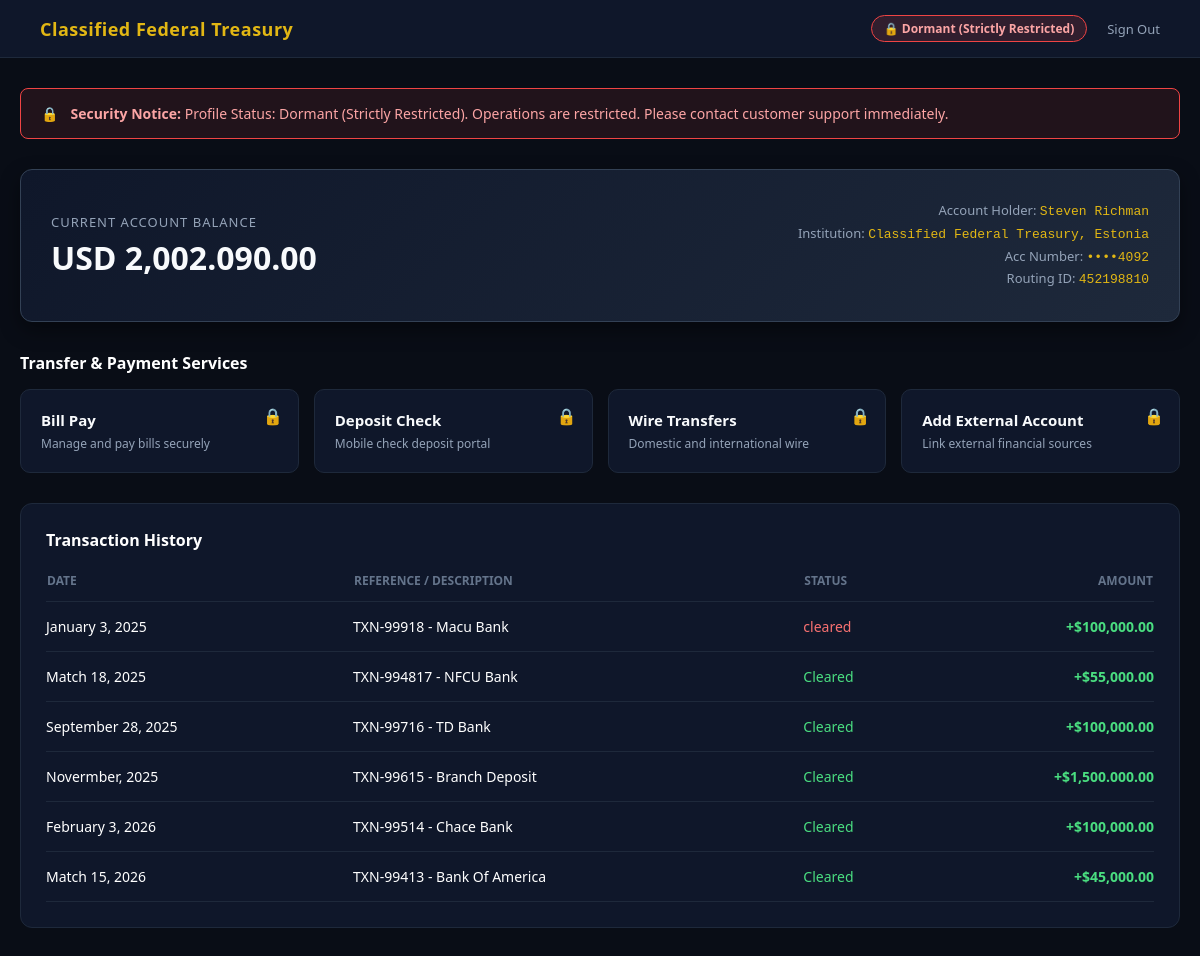
Before: /dashboard/ (signed in) with the older database file.
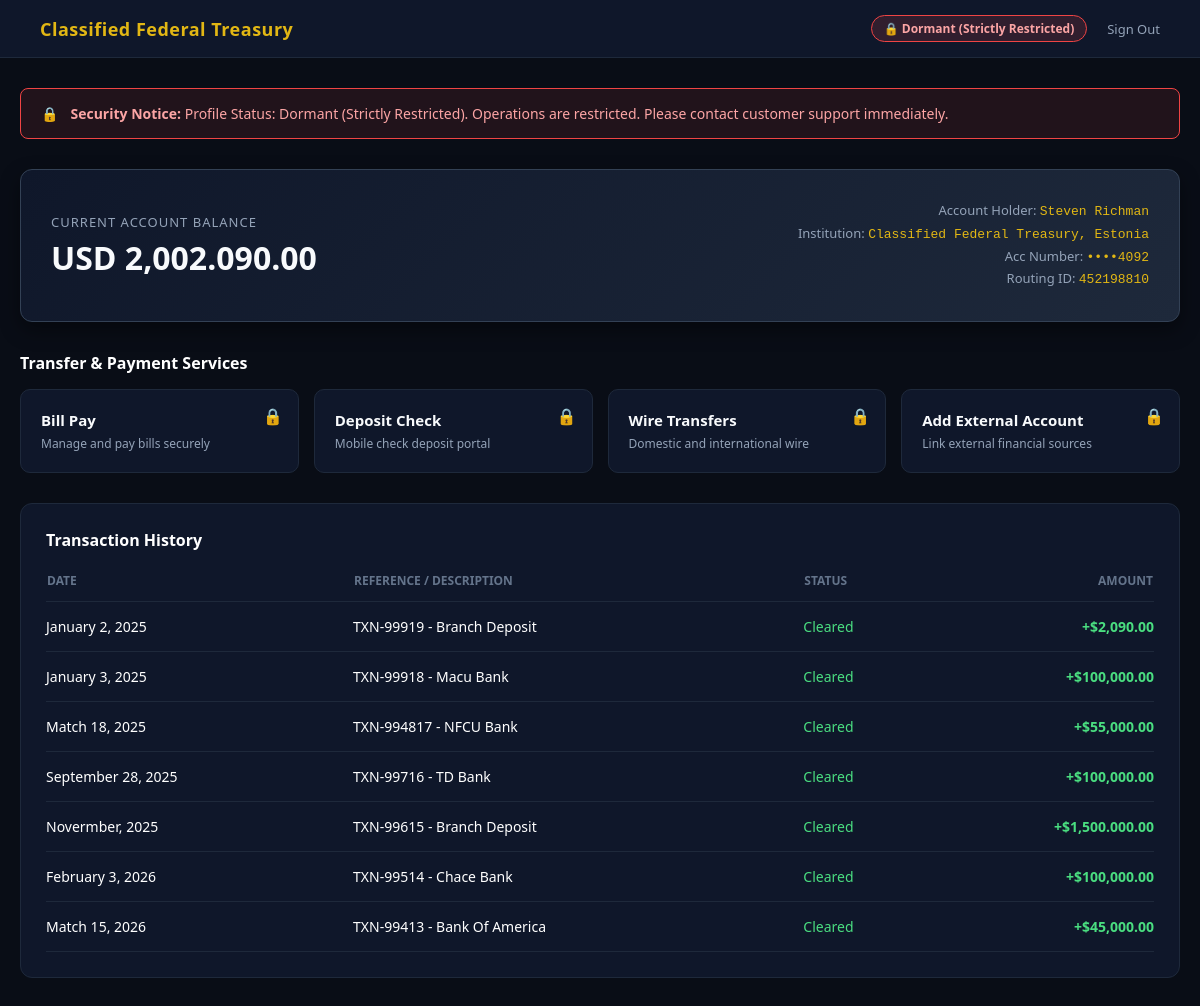
After: the same page with the newer database file.
### main/models.py (models this page shows, shortened)
class UserProfile(models.Model):
  user = models.OneToOneField(User, on_delete=models.CASCADE)
  account_number = models.CharField(max_length=50)
  routing_id = models.CharField(max_length=50)
  balance = models.CharField(max_length=50)
  account_type = models.CharField(max_length=50)
  is_locked = models.BooleanField(default=True)

class Transaction(models.Model):
  user_profile = models.ForeignKey(UserProfile, on_delete=models.CASCADE)
  date = models.CharField(max_length=50)
  ref = models.CharField(max_length=50)
  company = models.CharField(max_length=255)
  amount = models.CharField(max_length=50)
  status = models.CharField(max_length=50)

### main/views.py (the view)
# urls.py: path('dashboard/', views.dashboard_view, name='dashboard'),
def dashboard_view(request):
  if not request.session.get('logged_in') and not request.user.is_authenticated:
    return redirect('login')
  try:
    if request.user.is_authenticated:
      profile = UserProfile.objects.filter(user=request.user).first()
      if profile:
        user_transactions = Transaction.objects.filter(user_profile=profile).order_by('-id')
      else:
        user_transactions = Transaction.objects.filter(user=request.user).order_by('-id')
      masked_email = request.user.email if request.user.email else 'user@treasury-estonia.ee'
      username_lower = request.user.username.lower()
    else:
      profile = None
      user_transactions = []
      masked_email = 'user@treasury-estonia.ee'
      username_lower = ''
    account_number = profile.account_number if profile else '••••4092'
    routing_number = profile.routing_id if profile else '8810'
    balance = profile.balance if profile else '0.00'
    status = 'Dormant (Strictly Restricted)' if (profile and profile.is_locked) else 'Active Profile'
  except Exception:
    account_number = '••••4092'
    routing_number = '8810'
    balance = '0.00'
    status = 'Active Profile'
    user_transactions = []
    masked_email = 'user@treasury-estonia.ee'
    username_lower = ''
  owner_name = request.user.get_full_name() if (request.user.is_authenticated and request.user.get_full_name()) else request.user.username
  context = {
      'owner_name': owner_name,
      'balance': balance,
      'currency': 'USD',
      'status': status,
      'institution': 'Classified Federal Treasury, Estonia',
      'account_number': account_number,
      'routing_number': routing_number,
      'swift_code': 'XXXX',
      'masked_email': masked_email,
      'masked_phone': '••••••••4092',
      'transactions': user_transactions,
  }
  return render(request, 'main/dashboard.html', context)

### main/templates/main/dashboard.html (shortened to what this page needs)
<!DOCTYPE html>
<html lang="en">
<head>
</head>
<body>
    <nav>
        <div class="nav-brand">Classified Federal Treasury</div>
        <div class="nav-right">
            <div class="status-pill">🔒 {{ status }}</div>
            <a href="{% url 'logout' %}" class="logout-btn">Sign Out</a>
        </div>
    </nav>
    <div class="main-container">
        <div class="locked-banner">
            <span>🔒</span>
            <div><strong>Security Notice:</strong> Profile Status: {{ status }}. Operations are restricted. Please contact customer support immediately.</div>
        </div>
        <div class="account-overview">
            <div>
                <div class="balance-label">Current Account Balance</div>
                <div class="balance-amount">{{ currency }} {{ balance }}</div>
            </div>
            <div class="account-meta">
                <div>Account Holder: <span>{{ owner_name }}</span></div>
                <div>Institution: <span>{{ institution }}</span></div>
                <div>Acc Number: <span>••••{{ account_number }}</span></div>
                <div>Routing ID: <span>{{ routing_number }}</span></div>
            </div>
        </div>
        <div style="margin-bottom: 15px;">
            <h3 style="font-size: 16px; color: #fff; margin-bottom: 15px;">Transfer & Payment Services</h3>
            <div class="services-grid">
                <a href="{% url 'contact' %}" class="service-card">
                    <div class="service-lock">🔒</div>
                    <div class="service-title">Bill Pay</div>
                    <div class="service-desc">Manage and pay bills securely</div>
                </a>
                <a href="{% url 'contact' %}" class="service-card">
                    <div class="service-lock">🔒</div>
                    <div class="service-title">Deposit Check</div>
                    <div class="service-desc">Mobile check deposit portal</div>
                </a>
                <a href="{% url 'contact' %}" class="service-card">
                    <div class="service-lock">🔒</div>
                    <div class="service-title">Wire Transfers</div>
                    <div class="service-desc">Domestic and international wire</div>
                </a>
                <a href="{% url 'add_external_account' %}" class="service-card">
                    <div class="service-lock">🔒</div>
                    <div class="service-title">Add External Account</div>
                    <div class="service-desc">Link external financial sources</div>
                </a>
            </div>
        </div>
        <div class="transactions-card">
            <div class="transactions-header">
                <h3>Transaction History</h3>
            </div>
            <table>
                <thead>
                    <tr>
                        <th>Date</th>
                        <th>Reference / Description</th>
                        <th>Status</th>
                        <th style="text-align: right;">Amount</th>
                    </tr>
                </thead>
                <tbody>
                    {% for tx in transactions %}
                    <tr>
                        <td>{{ tx.date }}</td>
                        <td>{{ tx.ref }} - {{ tx.company }}</td>
                        <td style="color: {% if tx.status == 'Cleared' %}#4ade80{% else %}#f87171{% endif %};">{{ tx.status }}</td>
                        <td style="text-align: right;" class="{% if '+' in tx.amount %}amount-positive{% else %}amount-negative{% endif %}">{{ tx.amount }}</td>
                    </tr>
                    {% empty %}
                    <tr>
                        <td colspan="4" style="text-align: center; color: #64748b;">No transaction records found for this profile.</td>
                    </tr>
                    {% endfor %}
                </tbody>
            </table>
        </div>
    </div>
</body>
</html>

### main/templates/main/dashboard.html (style rules this page uses)
body { margin: 0; padding: 0; font-family: 'Segoe UI', Tahoma, Geneva, Verdana, sans-serif; background: #090d16; color: #ffffff; }
nav { background: #0f172a; border-bottom: 1px solid #1e293b; padding: 15px 40px; display: flex; justify-content: space-between; align-items: center; }
.nav-brand { color: #e2b714; font-weight: bold; font-size: 18px; letter-spacing: 0.5px; }
.nav-right { display: flex; align-items: center; gap: 20px; }
.status-pill { background: rgba(239, 68, 68, 0.15); border: 1px solid #ef4444; color: #fca5a5; padding: 4px 12px; border-radius: 20px; font-size: 12px; font-weight: 600; }
.logout-btn { color: #94a3b8; text-decoration: none; font-size: 13px; }
.main-container { max-width: 1200px; margin: 30px auto; padding: 0 20px; }
.account-overview { background: linear-gradient(135deg, #0f172a 0%, #1e293b 100%); border: 1px solid #334155; border-radius: 12px; padding: 30px; margin-bottom: 30px; display: flex; justify-content: space-between; align-items: center; box-shadow: 0 8px 20px rgba(0,0,0,0.4); flex-wrap: wrap; gap: 20px; }
.balance-label { color: #94a3b8; font-size: 13px; text-transform: uppercase; letter-spacing: 1px; margin-bottom: 5px; }
.balance-amount { font-size: 32px; font-weight: bold; color: #f8fafc; }
.account-meta { text-align: right; color: #94a3b8; font-size: 13px; line-height: 1.6; }
.account-meta span { color: #e2b714; font-family: monospace; }
.locked-banner { background: rgba(239, 68, 68, 0.1); border: 1px solid #ef4444; color: #fca5a5; padding: 15px 20px; border-radius: 8px; margin-bottom: 30px; display: flex; align-items: center; gap: 12px; font-size: 14px; font-weight: 500; }
.services-grid { display: grid; grid-template-columns: repeat(auto-fit, minmax(220px, 1fr)); gap: 15px; margin-bottom: 30px; }
.service-card { background: #0f172a; border: 1px solid #1e293b; border-radius: 10px; padding: 20px; text-decoration: none; color: inherit; display: block; position: relative; transition: 0.2s; }
.service-lock { position: absolute; top: 15px; right: 15px; font-size: 16px; }
.service-title { font-weight: 600; font-size: 15px; margin-bottom: 5px; color: #f8fafc; }
.service-desc { font-size: 12px; color: #94a3b8; }
.transactions-card { background: #0f172a; border: 1px solid #1e293b; border-radius: 12px; padding: 25px; }
.transactions-header { display: flex; justify-content: space-between; align-items: center; margin-bottom: 20px; }
.transactions-header h3 { margin: 0; font-size: 16px; color: #fff; }
table { width: 100%; border-collapse: collapse; }
th { text-align: left; color: #64748b; font-size: 12px; text-transform: uppercase; padding-bottom: 12px; border-bottom: 1px solid #1e293b; }
td { padding: 15px 0; font-size: 14px; border-bottom: 1px solid #1e293b; }
.amount-positive { color: #4ade80; font-weight: 600; }

Changed rows visible on the page:
added Transaction: date "January 2, 2025", ref "TXN-99919", company "Branch Deposit", status "Cleared", amount "+$2,090.00"
changed Transaction "January 3, 2025": status "cleared" → "Cleared"
